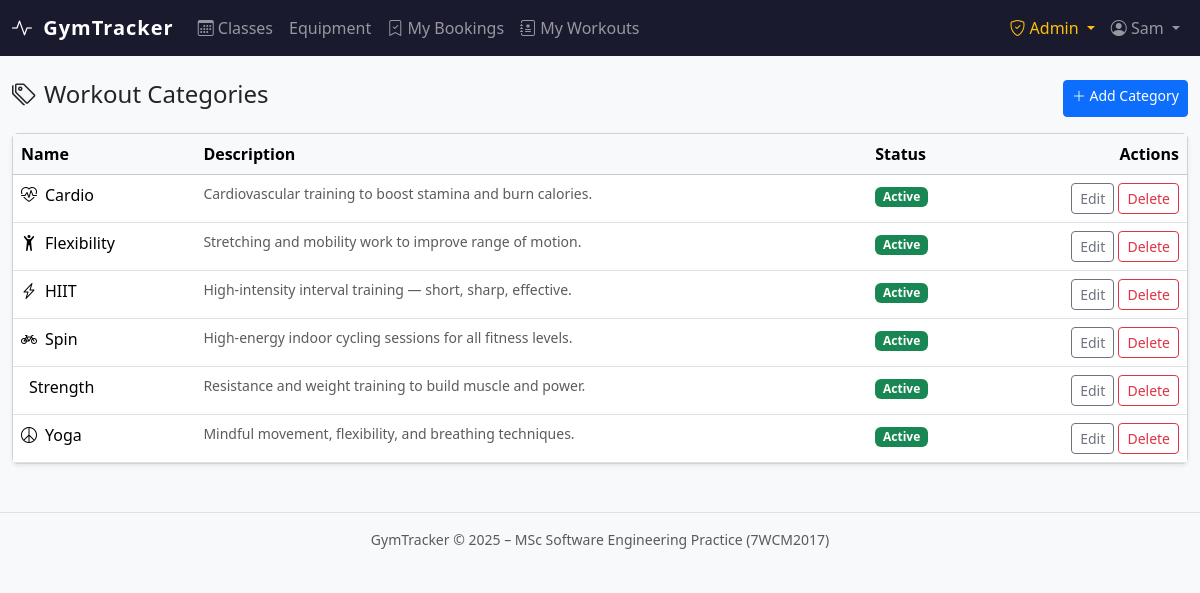
/dashboard/manage/categories/ (signed in), run on the app's committed database.
### accounts/models.py (models this page shows, shortened)
class User(AbstractBaseUser, PermissionsMixin):
    class Role(models.TextChoices):
        MEMBER = 'MEMBER', 'Member'
        ADMIN = 'ADMIN', 'Admin'
    email = models.EmailField(unique=True)
    first_name = models.CharField(max_length=150, blank=True)
    last_name = models.CharField(max_length=150, blank=True)
    role = models.CharField(max_length=10, choices=Role.choices, default=Role.MEMBER)
    is_active = models.BooleanField(default=True)
    is_staff = models.BooleanField(default=False)
    date_joined = models.DateTimeField(default=timezone.now)
    USERNAME_FIELD = 'email'
    REQUIRED_FIELDS = []
    objects = UserManager()
    class Meta:
        verbose_name = 'user'
        verbose_name_plural = 'users'
    @property
    def is_admin_role(self):
        return self.role == self.Role.ADMIN or self.is_staff or self.is_superuser

### gym/models.py (models this page shows, shortened)
class WorkoutCategory(models.Model):
    name = models.CharField(max_length=100, unique=True)
    description = models.TextField(blank=True)
    icon = models.CharField(max_length=50, blank=True, help_text="Bootstrap icon class, e.g. bi-bicycle")
    is_active = models.BooleanField(default=True)
    created_at = models.DateTimeField(auto_now_add=True)
    class Meta:
        ordering = ['name']
        verbose_name = 'Workout Category'
        verbose_name_plural = 'Workout Categories'

### gym/views.py (the view)
# urls.py: path('manage/categories/', views.admin_category_list, name='admin_category_list'),
@admin_required
def admin_category_list(request):
    categories = WorkoutCategory.objects.all()
    return render(request, 'gym/admin/category_list.html', {'categories': categories})

### gym/templates/gym/admin/category_list.html (shortened to what this page needs)
{% extends "base.html" %}
{% block content %}
<div class="d-flex justify-content-between mb-3">
  <h2 class="h4"><i class="bi bi-tags me-2"></i>Workout Categories</h2>
  <a href="{% url 'gym:admin_category_create' %}" class="btn btn-primary btn-sm"><i class="bi bi-plus-lg"></i> Add Category</a>
</div>
<div class="card shadow-sm">
  <div class="card-body p-0">
    <table class="table table-hover mb-0">
      <thead class="table-light"><tr><th>Name</th><th>Description</th><th>Status</th><th class="text-end">Actions</th></tr></thead>
      <tbody>
        {% for cat in categories %}
        <tr>
          <td>{% if cat.icon %}<i class="bi {{ cat.icon }} me-2"></i>{% endif %}{{ cat.name }}</td>
          <td class="small text-muted">{{ cat.description|truncatewords:10|default:"–" }}</td>
          <td>{% if cat.is_active %}<span class="badge bg-success">Active</span>{% else %}<span class="badge bg-secondary">Inactive</span>{% endif %}</td>
          <td class="text-end">
            <a href="{% url 'gym:admin_category_edit' cat.pk %}" class="btn btn-sm btn-outline-secondary">Edit</a>
            <form method="post" action="{% url 'gym:admin_category_delete' cat.pk %}" class="d-inline"
                  onsubmit="return confirm('Delete this category?');">
              <button class="btn btn-sm btn-outline-danger">Delete</button>
            </form>
          </td>
        </tr>
        {% empty %}
        <tr><td colspan="4" class="text-center text-muted py-4">No categories yet.</td></tr>
        {% endfor %}
      </tbody>
    </table>
  </div>
</div>
{% endblock %}

### templates/base.html (shortened to what this page needs)
<!DOCTYPE html>
<html lang="en">
<head>
  <link rel="stylesheet" href="https://cdn.jsdelivr.net/npm/bootstrap@5.3.2/dist/css/bootstrap.min.css">
  <link rel="stylesheet" href="https://cdn.jsdelivr.net/npm/bootstrap-icons@1.11.3/font/bootstrap-icons.min.css">
</head>
<body>
<nav class="navbar navbar-expand-lg navbar-dark">
  <div class="container-fluid">
    <a class="navbar-brand text-white" href="{% url 'gym:dashboard' %}">
      <i class="bi bi-activity me-1"></i> GymTracker
    </a>
    <div class="collapse navbar-collapse" id="mainNav">
      <ul class="navbar-nav me-auto">
        {% if user.is_authenticated %}
        <li class="nav-item">
          <a class="nav-link {% block nav_classes_active %}{% endblock %}" href="{% url 'gym:class_list' %}">
            <i class="bi bi-calendar3"></i> Classes
          </a>
        </li>
        <li class="nav-item">
          <a class="nav-link {% block nav_equip_active %}{% endblock %}" href="{% url 'gym:equipment_list' %}">
             Equipment
          </a>
        </li>
        <li class="nav-item">
          <a class="nav-link {% block nav_bookings_active %}{% endblock %}" href="{% url 'bookings:my_bookings' %}">
            <i class="bi bi-bookmark-check"></i> My Bookings
          </a>
        </li>
        <li class="nav-item">
          <a class="nav-link {% block nav_tracker_active %}{% endblock %}" href="{% url 'tracker:session_list' %}">
            <i class="bi bi-journal-medical"></i> My Workouts
          </a>
        </li>
        {% endif %}
      </ul>
      <ul class="navbar-nav ms-auto">
        {% if user.is_authenticated %}
          {% if user.is_admin_role %}
          <li class="nav-item dropdown">
            <a class="nav-link dropdown-toggle text-warning" href="#" data-bs-toggle="dropdown">
              <i class="bi bi-shield-check"></i> Admin
            </a>
          </li>
          {% endif %}
          <li class="nav-item dropdown">
            <a class="nav-link dropdown-toggle" href="#" data-bs-toggle="dropdown">
              <i class="bi bi-person-circle"></i> {{ user.first_name|default:user.email }}
            </a>
          </li>
        {% else %}
          <li class="nav-item"><a class="nav-link" href="{% url 'accounts:login' %}">Log in</a></li>
          <li class="nav-item"><a class="nav-link btn btn-outline-light btn-sm px-3 ms-2" href="{% url 'accounts:register' %}">Register</a></li>
        {% endif %}
      </ul>
    </div>
  </div>
</nav>
<main class="container-fluid py-4">
  {% block content %}{% endblock %}
</main>
<footer class="text-center text-muted py-3 border-top mt-4 small">
  GymTracker &copy; 2025 – MSc Software Engineering Practice (7WCM2017)
</footer>
</body>
</html>

### templates/base.html (style rules this page uses)
:root { --gt-primary: #0d6efd; --gt-dark: #1a1a2e; }
body { background: #f8f9fa; }
.navbar { background: var(--gt-dark) !important; }
.navbar-brand { font-weight: 700; letter-spacing: 0.05em; }

### data on the page
User: first_name "Sam"
WorkoutCategory: name "Cardio", description "Cardiovascular training to boost stamina and burn calories.", is_active "Active"
WorkoutCategory: name "Flexibility", description "Stretching and mobility work to improve range of motion.", is_active "Active"
WorkoutCategory: name "HIIT", description "High-intensity interval training — short, sharp, effective.", is_active "Active"
WorkoutCategory: name "Spin", description "High-energy indoor cycling sessions for all fitness levels.", is_active "Active"
WorkoutCategory: name "Strength", description "Resistance and weight training to build muscle and power.", is_active "Active"
WorkoutCategory: name "Yoga", description "Mindful movement, flexibility, and breathing techniques.", is_active "Active"
